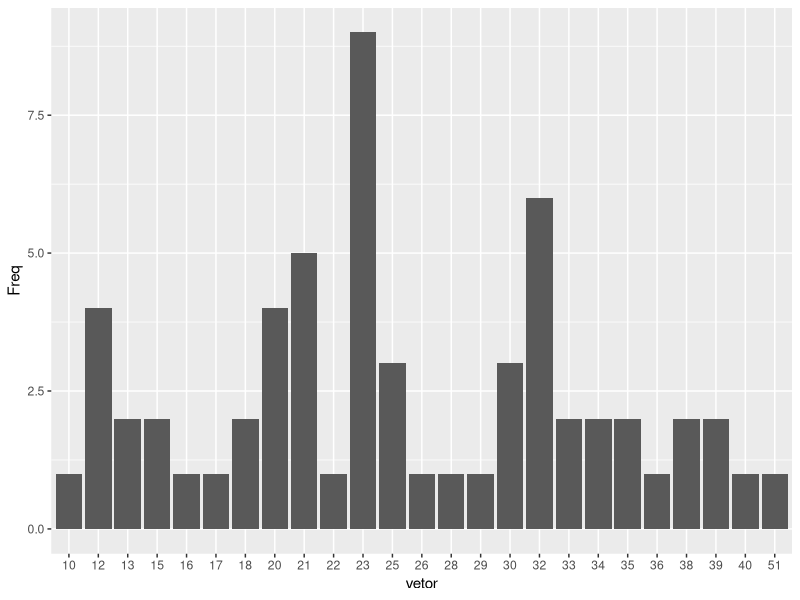
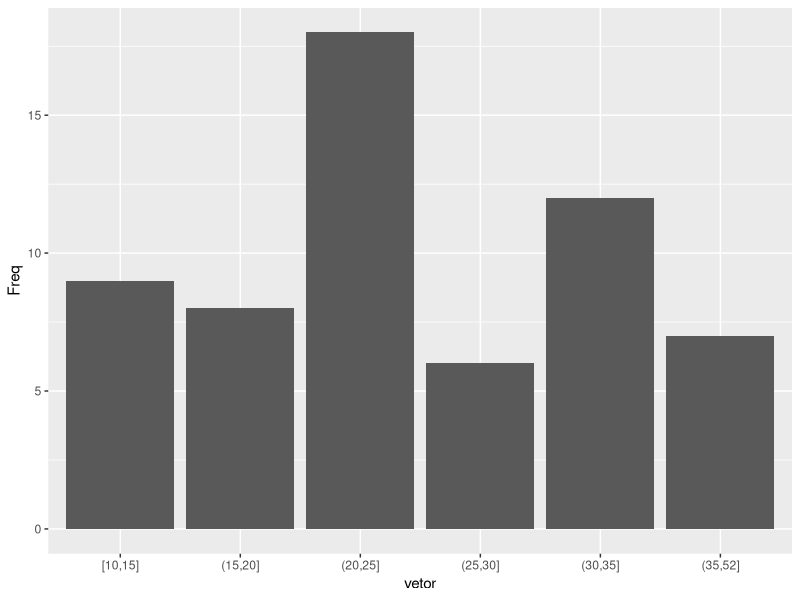
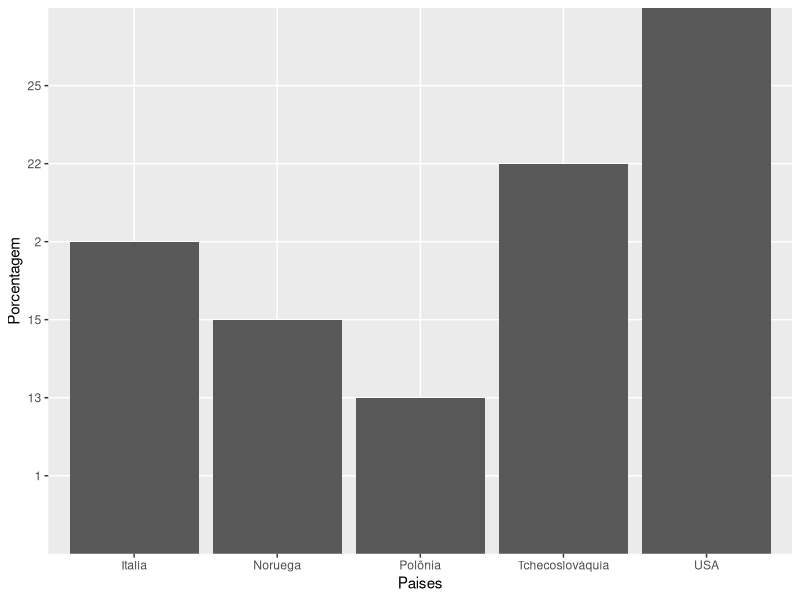

Reproduce these figures in R, in order.
## ---- chunk 1
knitr::opts_chunk$set(echo = FALSE)
library(magrittr)
library(dplyr)
library(ggplot2)
getmode <- function(v) {
  uniqv <- unique(v)
  uniqv[which.max(tabulate(match(v, uniqv)))]
}

paises <- c(15,25,2,13,22,1)
numeros <- c("Noruega", "Alemanha", "Italia", "Polônia", "Tchecoslováquia", "USA")
df <- as.data.frame(cbind(paises,numeros))
## ---- chunk 2
vetor1 <- c(10,12,15,25,33,32,35,21,12,23,21,40,
38,32,23,25,13,21,20,35,36,39,23,21,
23,22,20,15,51,32,32,30,21,12,18,16,
29,23,25,26,34,38,34,33,20,32,20,23,
23,28,30,30,32,39,12,13,18,17,23,23)
## ---- chunk 3
sort(vetor1, decreasing = F)

## ---- chunk 4
q1 <- vetor1[length(vetor1)/4*3]
q2 <- vetor1[length(vetor1)/10*6]
Q3 <- vetor1[length(vetor1)/100*90]
## ---- chunk 5
tabela <- data.frame(t(table(vetor1)))[,-1]
tabela$dados <- as.numeric(levels(tabela$vetor1))
#tabela <- tabela %>% 
#  mutate(Fr = 100*Freq/sum(Freq),
#         Fac = cumsum(Freq),
#         Xi.Fi = dados*Freq)

#tabela <- tabela %>% 
#  mutate(Fr = 100*Freq/sum(Freq),
#         Fac = cumsum(Freq),
#         Xi.Fi = dados*Freq)
names(tabela)<- c('vetor', 'Freq')
tabela[,-3]


## ---- chunk 6
vetor_1=cut(vetor1,breaks=c(10,15,20,25,30,35,52),
                 include.lowest = TRUE)
tabela1 <- data.frame(t(table(vetor_1)))[,-1]
names(tabela1)<- c('vetor', 'Freq')

tabela1
## ---- chunk 7
ggplot(tabela, aes(x= `vetor`, y = Freq)) + geom_bar(stat='identity')
## ---- chunk 8
ggplot(tabela1, aes(x= `vetor`, y = Freq)) + geom_bar(stat='identity')
## ---- chunk 9
tabela2 <- data.frame(t(table(df$numeros,df$paises))[,-1])
r = is.data.frame(NULL) 
i=1
while(i < length(tabela2$Var1)){
  if(tabela2[i,3] == 0){
    r <- cbind(r,as.numeric(i))
  }
  i = i + 1
}
tabela2<-tabela2[-r,]
tabela2<-tabela2[,-3]
names(tabela2)<- c('Porcentagem', 'Paises')
tabela2
## ---- chunk 10
ggplot(tabela2, aes(x= Paises, y = Porcentagem)) + geom_bar(stat='identity')

## ---- chunk 11
homens <- c(5,2,7,9,3,4,3,1,3,8)
mulheres <- c(3,5,7,4,5,6,7,6,5,4)
